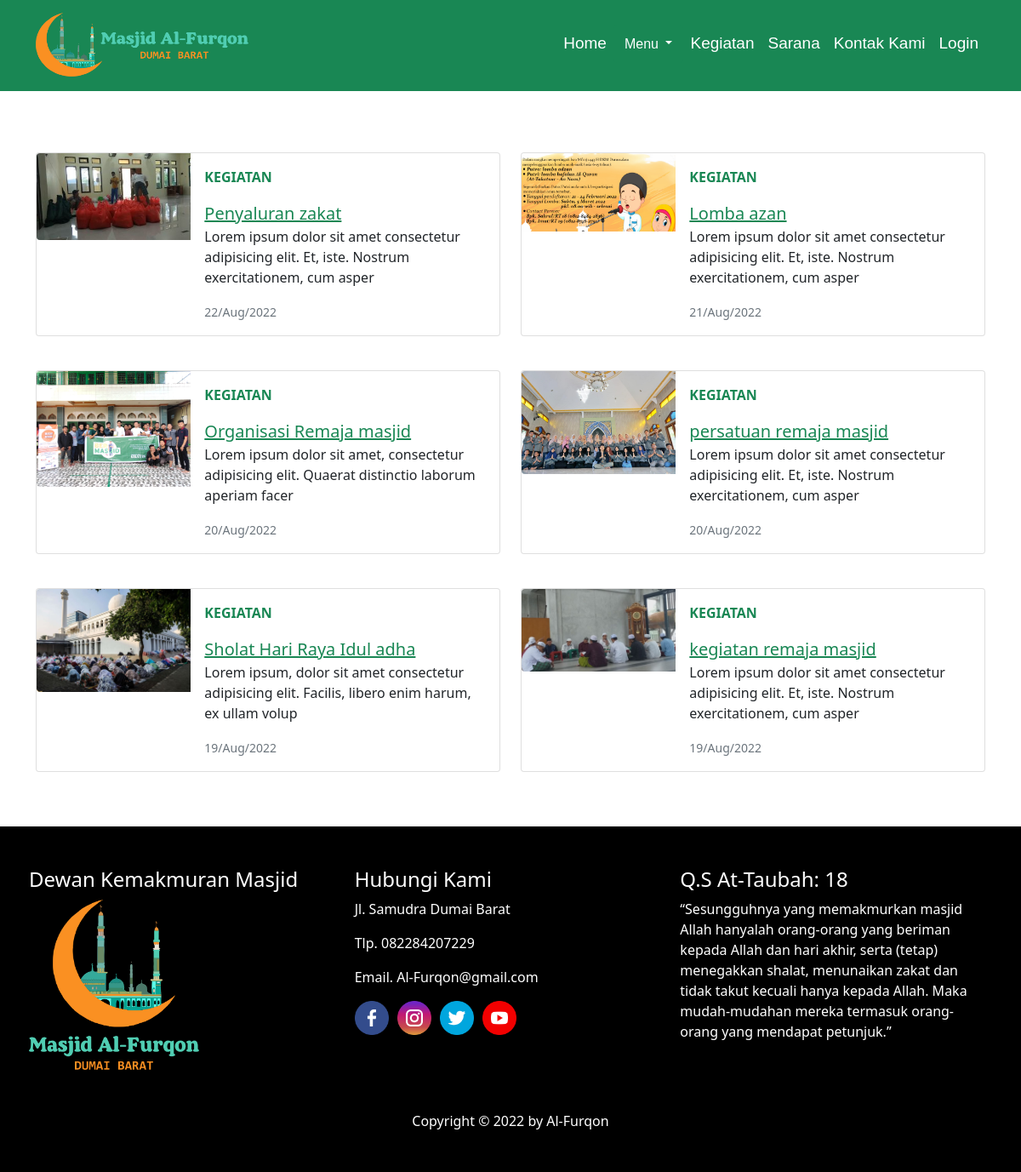
/?page=kegiatan, run on the app's committed database.
### tables this page shows
CREATE TABLE `pengumuman` (
  `id_pengumuman` int(11) NOT NULL,
  `judul` varchar(40) NOT NULL,
  `isi_pengumuman` text,
  `tgl` date NOT NULL,
  `foto` varchar(100) NOT NULL
);

### frontend/kegiatan.php (the view)
<div class="container mt-5">
 <div class="row">
    <?php
    include "config/koneksi.php";
    $query1 = $conn->query("SELECT * FROM pengumuman ORDER BY tgl DESC");
    foreach($query1 as $data):
    ?>
    <div class="col-md-6 mt-4">
    <div class="card mb-3">
        <div class="row g-0">
            <div class="col-md-4">
            <img src="img/kegiatan/<?= $data['foto']; ?>" class="img-fluid rounded-start" width="300">
            </div>
            <div class="col-md-8">
            <div class="card-body">
                <p class="text-success fw-bold">KEGIATAN</p>
                <a href="frontend/konten.php?id=<?php echo $data['id_pengumuman'] ?>" class="text-success"><p class="card-text fs-5"><?= $data['judul'] ?></p></a>
                <p class="card-text"><?= substr($data['isi_pengumuman'],0,100); ?></p>
                <p class="card-text"><small class="text-muted"><?= date("d/M/Y", strtotime($data['tgl'])); ?></small></p>
            </div>
          </div>
        </div>
      </div>
    </div>
    <?php endforeach; ?>
  </div>
</div>

### data on the page
pengumuman: foto (picture), judul "Penyaluran zakat", isi_pengumuman "Lorem ipsum dolor sit amet consectetur adipisicing elit. Et, iste. Nostrum exercitationem, cum asper", tgl "22/Aug/2022"
pengumuman: foto (picture), judul "Lomba azan", isi_pengumuman "Lorem ipsum dolor sit amet consectetur adipisicing elit. Et, iste. Nostrum exercitationem, cum asper", tgl "21/Aug/2022"
pengumuman: foto (picture), judul "Organisasi Remaja masjid", isi_pengumuman "Lorem ipsum dolor sit amet, consectetur adipisicing elit. Quaerat distinctio laborum aperiam facer", tgl "20/Aug/2022"
pengumuman: foto (picture), judul "persatuan remaja masjid", isi_pengumuman "Lorem ipsum dolor sit amet consectetur adipisicing elit. Et, iste. Nostrum exercitationem, cum asper", tgl "20/Aug/2022"
pengumuman: foto (picture), judul "Sholat Hari Raya Idul adha", isi_pengumuman "Lorem ipsum, dolor sit amet consectetur adipisicing elit. Facilis, libero enim harum, ex ullam volup", tgl "19/Aug/2022"
pengumuman: foto (picture), judul "kegiatan remaja masjid", isi_pengumuman "Lorem ipsum dolor sit amet consectetur adipisicing elit. Et, iste. Nostrum exercitationem, cum asper", tgl "19/Aug/2022"
